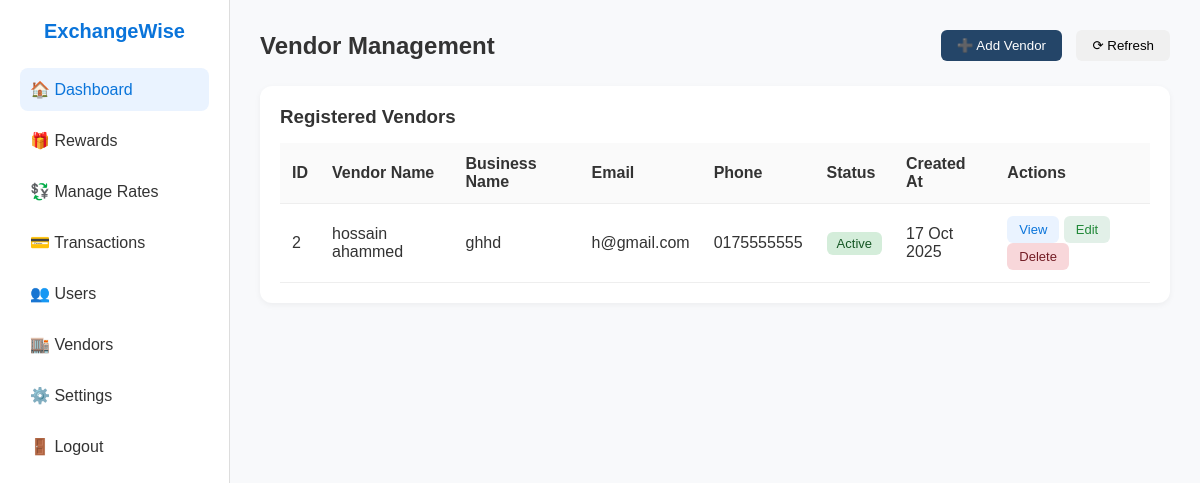
Page /software/ad_vandormanagement.php (signed in) on the committed database.
### tables this page shows
CREATE TABLE `vendor` (
  `vendor_id` int(11) NOT NULL,
  `name` varchar(100) NOT NULL,
  `email` varchar(255) NOT NULL,
  `password_hash` varchar(255) NOT NULL,
  `phone` varchar(20) DEFAULT NULL,
  `address` varchar(255) DEFAULT NULL,
  `business_name` varchar(100) DEFAULT NULL,
  `kyc_verified` tinyint(1) DEFAULT 0,
  `status` enum('active','inactive','suspended') DEFAULT 'active',
  `created_at` timestamp NOT NULL DEFAULT current_timestamp(),
  `updated_at` timestamp NOT NULL DEFAULT current_timestamp() ON UPDATE current_timestamp()
);

### software/ad_vandormanagement.php (the view, shortened to what this page needs)
<?php
require_once 'db.php';
$query = "SELECT * FROM vendor ORDER BY created_at DESC";
$result = $conn->query($query);
?>
<!DOCTYPE html>
<html lang="en">
<head>
</head>
<body>
    <div class="sidebar">
        <div>
            <h2>ExchangeWise</h2>
            <div class="nav">
              <a href="admindashboard.php" class="active">🏠 Dashboard</a>
                <a href="reward.html">🎁 Rewards</a>
                <a href="managerate.html">💱 Manage Rates</a>
                <a href="admin_transaction.php">💳 Transactions</a>
                <a href="ad_usermanagement.php">👥 Users</a>
                <a href="ad_vandormanagement.php">🏬 Vendors</a>
                <a href="settings.html">⚙️ Settings</a>
                <a href="adminlogout.php">🚪 Logout</a>
            </div>
        </div>
    </div>
    <div class="content">
        <div class="topbar">
            <h1>Vendor Management</h1>
            <div class="buttons">
                <button class="add" onclick="window.location.href='addvendor.php'">➕ Add Vendor</button>
                <button class="refresh" onclick="window.location.reload()">⟳ Refresh</button>
            </div>
        </div>
        <div class="table-section">
            <h3>Registered Vendors</h3>
            <table>
                <thead>
                    <tr>
                        <th>ID</th>
                        <th>Vendor Name</th>
                        <th>Business Name</th>
                        <th>Email</th>
                        <th>Phone</th>
                        <th>Status</th>
                        <th>Created At</th>
                        <th>Actions</th>
                    </tr>
                </thead>
                <tbody>
                    <?php if ($result->num_rows > 0): ?>
                        <?php while ($row = $result->fetch_assoc()): ?>
                            <tr>
                                <td><?= htmlspecialchars($row['vendor_id']) ?></td>
                                <td><?= htmlspecialchars($row['name']) ?></td>
                                <td><?= htmlspecialchars($row['business_name']) ?></td>
                                <td><?= htmlspecialchars($row['email']) ?></td>
                                <td><?= htmlspecialchars($row['phone']) ?></td>
                                <td>
                                    <?php if ($row['status'] === 'active'): ?>
                                        <span class="status active-status">Active</span>
                                    <?php elseif ($row['status'] === 'inactive'): ?>
                                        <span class="status inactive">Inactive</span>
                                    <?php else: ?>
                                        <span class="status suspended">Suspended</span>
                                    <?php endif; ?>
                                </td>
                                <td><?= date('d M Y', strtotime($row['created_at'])) ?></td>
                                <td>
                                    <button class="btn view" onclick="window.location.href='view_vendor.php?id=<?= $row['vendor_id'] ?>'">View</button>
                                    <button class="btn edit" onclick="window.location.href='edit_vendor.php?id=<?= $row['vendor_id'] ?>'">Edit</button>
                                    <button class="btn delete" onclick="if(confirm('Are you sure you want to delete this vendor?')) window.location.href='delete_vendor.php?id=<?= $row['vendor_id'] ?>'">Delete</button>
                                </td>
                            </tr>
                        <?php endwhile; ?>
                    <?php else: ?>
                        <tr><td colspan="8" style="text-align:center;">No vendors found</td></tr>
                    <?php endif; ?>
                </tbody>
            </table>
        </div>
    </div>
</body>
</html>

### software/ad_vandormanagement.php (style rules this page uses)
* { margin: 0; padding: 0; box-sizing: border-box; font-family: Arial, sans-serif; }
body { display: flex; background-color: #f8f9fb; color: #333; }
.sidebar { width: 230px; background: #fff; height: 100vh; border-right: 1px solid #ddd; padding: 20px; display: flex; flex-direction: column; justify-content: space-between; }
.sidebar h2 { font-size: 20px; color: #0a74da; margin-bottom: 25px; text-align: center; }
.nav { display: flex; flex-direction: column; }
.nav a { text-decoration: none; color: #333; padding: 12px 10px; margin-bottom: 8px; border-radius: 8px; display: flex; align-items: center; gap: 8px; transition: 0.3s; font-weight: 500; }
.nav a:hover, .nav a.active { background: #eaf3ff; color: #0a74da; }
.content { flex: 1; padding: 30px; }
.topbar { display: flex; justify-content: space-between; align-items: center; margin-bottom: 25px; }
.topbar h1 { font-size: 24px; }
.buttons button { margin-left: 10px; padding: 8px 16px; border: none; border-radius: 6px; cursor: pointer; transition: 0.3s; }
.add { background: #244568; color: #fff; }
.filter, .refresh { background: #f0f0f0; }
.table-section { background: #fff; border-radius: 12px; padding: 20px; box-shadow: 0 2px 6px rgba(0,0,0,0.05); }
.table-section h3 { margin-bottom: 15px; }
table { width: 100%; border-collapse: collapse; }
th, td { padding: 12px; text-align: left; border-bottom: 1px solid #eee; vertical-align: middle; }
th { background: #fafafa; font-weight: 600; }
.status { padding: 4px 10px; border-radius: 6px; font-size: 13px; text-transform: capitalize; display: inline-block; }
.active-status { background: #d4edda; color: #155724; }
.btn { padding: 6px 12px; border: none; border-radius: 6px; cursor: pointer; font-size: 13px; }
.view { background: #eaf3ff; color: #0a74da; }
.edit { background: #e2f0e8; color: #218838; }
.delete { background: #f8d7da; color: #721c24; }

### rows in the picture
vendor: vendor_id "2", name "hossain ahammed", business_name "ghhd", email "h@gmail.com", phone "0175555555", status "Active", created_at "17 Oct 2025"
